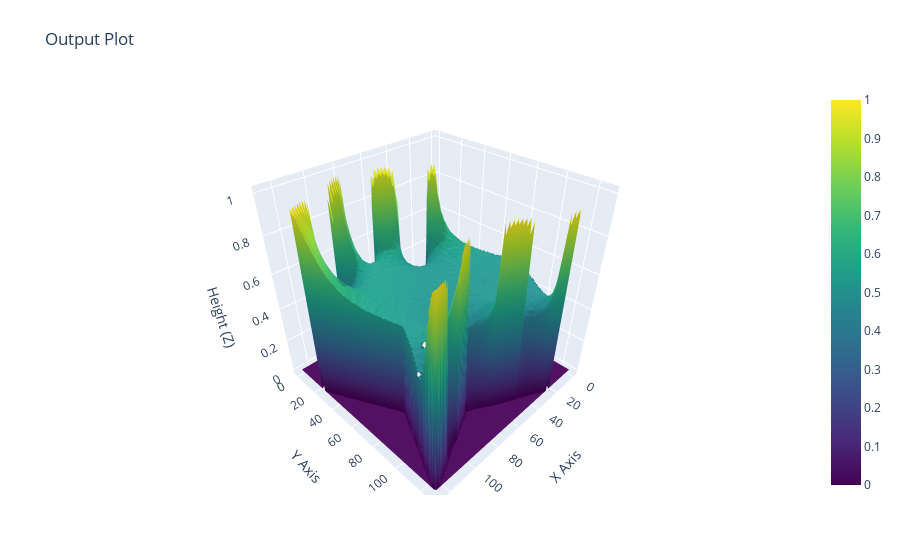

The notebook cell saved with this chart:
### Code cell
visualize_csv_output("../output/sample_out.csv","./sinusoid_output_plot.png" )

### Figure 1 — Plotly figure (JSON) as saved in the notebook; plotly's stock layout.template omitted (floating-point values rounded to 4 significant figures; data arrays with more than 128 entries replaced by an {"elided": "..."} marker saying what was removed)
{"data": [{"colorscale": [[0, "#440154"], [0.1111, "#482878"], [0.2222, "#3e4989"], [0.3333, "#31688e"], [0.4444, "#26828e"], [0.5556, "#1f9e89"], [0.6667, "#35b779"], [0.7778, "#6ece58"], [0.8889, "#b5de2b"], [1, "#fde725"]], "type": "surface", "x": {"elided": "128x128 int values"}, "y": {"elided": "128x128 int values"}, "z": {"elided": "128x128 float values"}}], "layout": {"autosize": true, "margin": {"b": 65, "l": 65, "r": 50, "t": 90}, "scene": {"xaxis": {"title": {"text": "X Axis"}}, "yaxis": {"title": {"text": "Y Axis"}}, "zaxis": {"title": {"text": "Height (Z)"}}}, "title": {"text": "Output Plot"}}}
